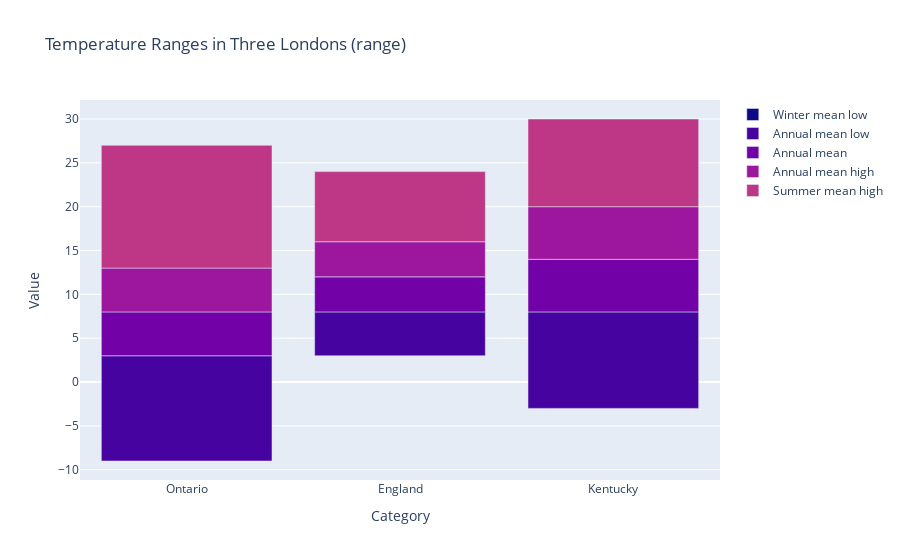

Here is the notebook cell this chart was saved with:
### Code cell
# Call the function to create the chart
range_chart(
    ranges,
    labels,
    "Temperature Ranges in Three Londons (range)",
    colorway=px.colors.sequential.Plasma
)

### Figure 1 — Plotly figure (JSON) as saved in the notebook; plotly's stock layout.template omitted (floating-point values rounded to 4 significant figures)
{"data": [{"base": [-9, 3, -3], "name": "Winter mean low", "type": "bar", "x": ["Ontario", "England", "Kentucky"], "y": [0, 0, 0]}, {"base": [-9, 3, -3], "name": "Annual mean low", "type": "bar", "x": ["Ontario", "England", "Kentucky"], "y": [12, 5, 11]}, {"base": [3, 8, 8], "name": "Annual mean", "type": "bar", "x": ["Ontario", "England", "Kentucky"], "y": [5, 4, 6]}, {"base": [8, 12, 14], "name": "Annual mean high", "type": "bar", "x": ["Ontario", "England", "Kentucky"], "y": [5, 4, 6]}, {"base": [13, 16, 20], "name": "Summer mean high", "type": "bar", "x": ["Ontario", "England", "Kentucky"], "y": [14, 8, 10]}], "layout": {"barmode": "overlay", "colorway": ["#0d0887", "#46039f", "#7201a8", "#9c179e", "#bd3786", "#d8576b", "#ed7953", "#fb9f3a", "#fdca26", "#f0f921"], "title": {"text": "Temperature Ranges in Three Londons (range)"}, "xaxis": {"title": {"text": "Category"}}, "yaxis": {"title": {"text": "Value"}}}}
